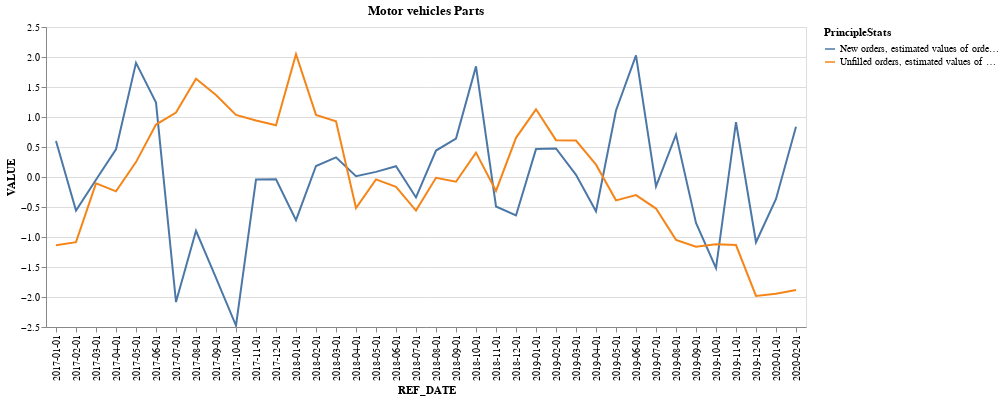

Write notebook code for a chart like this one.
### Code cell
df_good_transportation = df_sales[(df_sales['GoodType'] == 'Motor vehicle parts manufacturing [3363]') & ((df_sales['PrincipleStats'] == 'New orders, estimated values of orders received during month') | (df_sales['PrincipleStats'] == 'Unfilled orders, estimated values of orders at end of month'))]
for good in df_good_transportation['PrincipleStats'].unique():
    scaler = StandardScaler()
    df_good_transportation.loc[df_good_transportation['PrincipleStats'] == good, 'VALUE'] = scaler.fit_transform(df_good_transportation.loc[df_good_transportation['PrincipleStats'] == good, 'VALUE'].values.reshape(-1, 1))

chart1 = alt.Chart(df_good_transportation).mark_line().encode(
    x='REF_DATE',
    y='VALUE',
    color = 'PrincipleStats',
    
).properties(title = "Motor vehicles Parts").interactive()
chart1

### Figure 1 — Vega-Lite specification as saved in the notebook (floating-point values rounded to 4 significant figures)
{"config": {"view": {"continuousWidth": 300, "continuousHeight": 300}}, "data": {"name": "data-ca63c967893ff10513f3900d8d0d7598"}, "mark": {"type": "line"}, "encoding": {"color": {"field": "PrincipleStats", "type": "nominal"}, "x": {"field": "REF_DATE", "type": "nominal"}, "y": {"field": "VALUE", "type": "quantitative"}}, "params": [{"name": "param_2", "select": {"type": "interval", "encodings": ["x", "y"]}, "bind": "scales"}], "title": "Motor vehicles Parts", "$schema": "https://vega.github.io/schema/vega-lite/v5.20.1.json", "datasets": {"data-ca63c967893ff10513f3900d8d0d7598": [{"PrincipleStats": "New orders, estimated values of orders received during month", "GoodType": "Motor vehicle parts manufacturing [3363]", "REF_DATE": "2017-01-01", "VALUE": 0.5996}, {"PrincipleStats": "New orders, estimated values of orders received during month", "GoodType": "Motor vehicle parts manufacturing [3363]", "REF_DATE": "2017-02-01", "VALUE": -0.5592}, {"PrincipleStats": "New orders, estimated values of orders received during month", "GoodType": "Motor vehicle parts manufacturing [3363]", "REF_DATE": "2017-03-01", "VALUE": -0.04536}, {"PrincipleStats": "New orders, estimated values of orders received during month", "GoodType": "Motor vehicle parts manufacturing [3363]", "REF_DATE": "2017-04-01", "VALUE": 0.4617}, {"PrincipleStats": "New orders, estimated values of orders received during month", "GoodType": "Motor vehicle parts manufacturing [3363]", "REF_DATE": "2017-05-01", "VALUE": 1.903}, {"PrincipleStats": "New orders, estimated values of orders received during month", "GoodType": "Motor vehicle parts manufacturing [3363]", "REF_DATE": "2017-06-01", "VALUE": 1.239}, {"PrincipleStats": "New orders, estimated values of orders received during month", "GoodType": "Motor vehicle parts manufacturing [3363]", "REF_DATE": "2017-07-01", "VALUE": -2.084}, {"PrincipleStats": "New orders, estimated values of orders received during month", "GoodType": "Motor vehicle parts manufacturing [3363]", "REF_DATE": "2017-08-01", "VALUE": -0.896}, {"PrincipleStats": "New orders, estimated values of orders received during month", "GoodType": "Motor vehicle parts manufacturing [3363]", "REF_DATE": "2017-09-01", "VALUE": -1.682}, {"PrincipleStats": "New orders, estimated values of orders received during month", "GoodType": "Motor vehicle parts manufacturing [3363]", "REF_DATE": "2017-10-01", "VALUE": -2.475}, {"PrincipleStats": "New orders, estimated values of orders received during month", "GoodType": "Motor vehicle parts manufacturing [3363]", "REF_DATE": "2017-11-01", "VALUE": -0.04267}, {"PrincipleStats": "New orders, estimated values of orders received during month", "GoodType": "Motor vehicle parts manufacturing [3363]", "REF_DATE": "2017-12-01", "VALUE": -0.03856}, {"PrincipleStats": "New orders, estimated values of orders received during month", "GoodType": "Motor vehicle parts manufacturing [3363]", "REF_DATE": "2018-01-01", "VALUE": -0.7195}, {"PrincipleStats": "New orders, estimated values of orders received during month", "GoodType": "Motor vehicle parts manufacturing [3363]", "REF_DATE": "2018-02-01", "VALUE": 0.1831}, {"PrincipleStats": "New orders, estimated values of orders received during month", "GoodType": "Motor vehicle parts manufacturing [3363]", "REF_DATE": "2018-03-01", "VALUE": 0.3267}, {"PrincipleStats": "New orders, estimated values of orders received during month", "GoodType": "Motor vehicle parts manufacturing [3363]", "REF_DATE": "2018-04-01", "VALUE": 0.01194}, {"PrincipleStats": "New orders, estimated values of orders received during month", "GoodType": "Motor vehicle parts manufacturing [3363]", "REF_DATE": "2018-05-01", "VALUE": 0.08567}, {"PrincipleStats": "New orders, estimated values of orders received during month", "GoodType": "Motor vehicle parts manufacturing [3363]", "REF_DATE": "2018-06-01", "VALUE": 0.1804}, {"PrincipleStats": "New orders, estimated values of orders received during month", "GoodType": "Motor vehicle parts manufacturing [3363]", "REF_DATE": "2018-07-01", "VALUE": -0.3405}, {"PrincipleStats": "New orders, estimated values of orders received during month", "GoodType": "Motor vehicle parts manufacturing [3363]", "REF_DATE": "2018-08-01", "VALUE": 0.4412}, {"PrincipleStats": "New orders, estimated values of orders received during month", "GoodType": "Motor vehicle parts manufacturing [3363]", "REF_DATE": "2018-09-01", "VALUE": 0.641}, {"PrincipleStats": "New orders, estimated values of orders received during month", "GoodType": "Motor vehicle parts manufacturing [3363]", "REF_DATE": "2018-10-01", "VALUE": 1.844}, {"PrincipleStats": "New orders, estimated values of orders received during month", "GoodType": "Motor vehicle parts manufacturing [3363]", "REF_DATE": "2018-11-01", "VALUE": -0.4919}, {"PrincipleStats": "New orders, estimated values of orders received during month", "GoodType": "Motor vehicle parts manufacturing [3363]", "REF_DATE": "2018-12-01", "VALUE": -0.6411}, {"PrincipleStats": "New orders, estimated values of orders received during month", "GoodType": "Motor vehicle parts manufacturing [3363]", "REF_DATE": "2019-01-01", "VALUE": 0.465}, {"PrincipleStats": "New orders, estimated values of orders received during month", "GoodType": "Motor vehicle parts manufacturing [3363]", "REF_DATE": "2019-02-01", "VALUE": 0.475}, {"PrincipleStats": "New orders, estimated values of orders received during month", "GoodType": "Motor vehicle parts manufacturing [3363]", "REF_DATE": "2019-03-01", "VALUE": 0.03706}, {"PrincipleStats": "New orders, estimated values of orders received during month", "GoodType": "Motor vehicle parts manufacturing [3363]", "REF_DATE": "2019-04-01", "VALUE": -0.5711}, {"PrincipleStats": "New orders, estimated values of orders received during month", "GoodType": "Motor vehicle parts manufacturing [3363]", "REF_DATE": "2019-05-01", "VALUE": 1.108}, {"PrincipleStats": "New orders, estimated values of orders received during month", "GoodType": "Motor vehicle parts manufacturing [3363]", "REF_DATE": "2019-06-01", "VALUE": 2.026}, {"PrincipleStats": "New orders, estimated values of orders received during month", "GoodType": "Motor vehicle parts manufacturing [3363]", "REF_DATE": "2019-07-01", "VALUE": -0.1565}, {"PrincipleStats": "New orders, estimated values of orders received during month", "GoodType": "Motor vehicle parts manufacturing [3363]", "REF_DATE": "2019-08-01", "VALUE": 0.7068}, {"PrincipleStats": "New orders, estimated values of orders received during month", "GoodType": "Motor vehicle parts manufacturing [3363]", "REF_DATE": "2019-09-01", "VALUE": -0.767}, {"PrincipleStats": "New orders, estimated values of orders received during month", "GoodType": "Motor vehicle parts manufacturing [3363]", "REF_DATE": "2019-10-01", "VALUE": -1.519}, {"PrincipleStats": "New orders, estimated values of orders received during month", "GoodType": "Motor vehicle parts manufacturing [3363]", "REF_DATE": "2019-11-01", "VALUE": 0.913}, {"PrincipleStats": "New orders, estimated values of orders received during month", "GoodType": "Motor vehicle parts manufacturing [3363]", "REF_DATE": "2019-12-01", "VALUE": -1.088}, {"PrincipleStats": "New orders, estimated values of orders received during month", "GoodType": "Motor vehicle parts manufacturing [3363]", "REF_DATE": "2020-01-01", "VALUE": -0.3669}, {"PrincipleStats": "New orders, estimated values of orders received during month", "GoodType": "Motor vehicle parts manufacturing [3363]", "REF_DATE": "2020-02-01", "VALUE": 0.8367}, {"PrincipleStats": "Unfilled orders, estimated values of orders at end of month", "GoodType": "Motor vehicle parts manufacturing [3363]", "REF_DATE": "2017-01-01", "VALUE": -1.136}, {"PrincipleStats": "Unfilled orders, estimated values of orders at end of month", "GoodType": "Motor vehicle parts manufacturing [3363]", "REF_DATE": "2017-02-01", "VALUE": -1.086}, {"PrincipleStats": "Unfilled orders, estimated values of orders at end of month", "GoodType": "Motor vehicle parts manufacturing [3363]", "REF_DATE": "2017-03-01", "VALUE": -0.1066}, {"PrincipleStats": "Unfilled orders, estimated values of orders at end of month", "GoodType": "Motor vehicle parts manufacturing [3363]", "REF_DATE": "2017-04-01", "VALUE": -0.2396}, {"PrincipleStats": "Unfilled orders, estimated values of orders at end of month", "GoodType": "Motor vehicle parts manufacturing [3363]", "REF_DATE": "2017-05-01", "VALUE": 0.2484}, {"PrincipleStats": "Unfilled orders, estimated values of orders at end of month", "GoodType": "Motor vehicle parts manufacturing [3363]", "REF_DATE": "2017-06-01", "VALUE": 0.8744}, {"PrincipleStats": "Unfilled orders, estimated values of orders at end of month", "GoodType": "Motor vehicle parts manufacturing [3363]", "REF_DATE": "2017-07-01", "VALUE": 1.073}, {"PrincipleStats": "Unfilled orders, estimated values of orders at end of month", "GoodType": "Motor vehicle parts manufacturing [3363]", "REF_DATE": "2017-08-01", "VALUE": 1.639}, {"PrincipleStats": "Unfilled orders, estimated values of orders at end of month", "GoodType": "Motor vehicle parts manufacturing [3363]", "REF_DATE": "2017-09-01", "VALUE": 1.367}, {"PrincipleStats": "Unfilled orders, estimated values of orders at end of month", "GoodType": "Motor vehicle parts manufacturing [3363]", "REF_DATE": "2017-10-01", "VALUE": 1.034}, {"PrincipleStats": "Unfilled orders, estimated values of orders at end of month", "GoodType": "Motor vehicle parts manufacturing [3363]", "REF_DATE": "2017-11-01", "VALUE": 0.941}, {"PrincipleStats": "Unfilled orders, estimated values of orders at end of month", "GoodType": "Motor vehicle parts manufacturing [3363]", "REF_DATE": "2017-12-01", "VALUE": 0.8635}, {"PrincipleStats": "Unfilled orders, estimated values of orders at end of month", "GoodType": "Motor vehicle parts manufacturing [3363]", "REF_DATE": "2018-01-01", "VALUE": 2.048}, {"PrincipleStats": "Unfilled orders, estimated values of orders at end of month", "GoodType": "Motor vehicle parts manufacturing [3363]", "REF_DATE": "2018-02-01", "VALUE": 1.034}, {"PrincipleStats": "Unfilled orders, estimated values of orders at end of month", "GoodType": "Motor vehicle parts manufacturing [3363]", "REF_DATE": "2018-03-01", "VALUE": 0.9288}, {"PrincipleStats": "Unfilled orders, estimated values of orders at end of month", "GoodType": "Motor vehicle parts manufacturing [3363]", "REF_DATE": "2018-04-01", "VALUE": -0.5176}, {"PrincipleStats": "Unfilled orders, estimated values of orders at end of month", "GoodType": "Motor vehicle parts manufacturing [3363]", "REF_DATE": "2018-05-01", "VALUE": -0.04002}, {"PrincipleStats": "Unfilled orders, estimated values of orders at end of month", "GoodType": "Motor vehicle parts manufacturing [3363]", "REF_DATE": "2018-06-01", "VALUE": -0.164}, {"PrincipleStats": "Unfilled orders, estimated values of orders at end of month", "GoodType": "Motor vehicle parts manufacturing [3363]", "REF_DATE": "2018-07-01", "VALUE": -0.5594}, {"PrincipleStats": "Unfilled orders, estimated values of orders at end of month", "GoodType": "Motor vehicle parts manufacturing [3363]", "REF_DATE": "2018-08-01", "VALUE": -0.01293}, {"PrincipleStats": "Unfilled orders, estimated values of orders at end of month", "GoodType": "Motor vehicle parts manufacturing [3363]", "REF_DATE": "2018-09-01", "VALUE": -0.07939}, {"PrincipleStats": "Unfilled orders, estimated values of orders at end of month", "GoodType": "Motor vehicle parts manufacturing [3363]", "REF_DATE": "2018-10-01", "VALUE": 0.4066}, {"PrincipleStats": "Unfilled orders, estimated values of orders at end of month", "GoodType": "Motor vehicle parts manufacturing [3363]", "REF_DATE": "2018-11-01", "VALUE": -0.2328}, {"PrincipleStats": "Unfilled orders, estimated values of orders at end of month", "GoodType": "Motor vehicle parts manufacturing [3363]", "REF_DATE": "2018-12-01", "VALUE": 0.6527}, {"PrincipleStats": "Unfilled orders, estimated values of orders at end of month", "GoodType": "Motor vehicle parts manufacturing [3363]", "REF_DATE": "2019-01-01", "VALUE": 1.128}, {"PrincipleStats": "Unfilled orders, estimated values of orders at end of month", "GoodType": "Motor vehicle parts manufacturing [3363]", "REF_DATE": "2019-02-01", "VALUE": 0.6139}, {"PrincipleStats": "Unfilled orders, estimated values of orders at end of month", "GoodType": "Motor vehicle parts manufacturing [3363]", "REF_DATE": "2019-03-01", "VALUE": 0.608}, {"PrincipleStats": "Unfilled orders, estimated values of orders at end of month", "GoodType": "Motor vehicle parts manufacturing [3363]", "REF_DATE": "2019-04-01", "VALUE": 0.2052}, {"PrincipleStats": "Unfilled orders, estimated values of orders at end of month", "GoodType": "Motor vehicle parts manufacturing [3363]", "REF_DATE": "2019-05-01", "VALUE": -0.3892}, {"PrincipleStats": "Unfilled orders, estimated values of orders at end of month", "GoodType": "Motor vehicle parts manufacturing [3363]", "REF_DATE": "2019-06-01", "VALUE": -0.3015}, {"PrincipleStats": "Unfilled orders, estimated values of orders at end of month", "GoodType": "Motor vehicle parts manufacturing [3363]", "REF_DATE": "2019-07-01", "VALUE": -0.5263}, {"PrincipleStats": "Unfilled orders, estimated values of orders at end of month", "GoodType": "Motor vehicle parts manufacturing [3363]", "REF_DATE": "2019-08-01", "VALUE": -1.048}, {"PrincipleStats": "Unfilled orders, estimated values of orders at end of month", "GoodType": "Motor vehicle parts manufacturing [3363]", "REF_DATE": "2019-09-01", "VALUE": -1.162}, {"PrincipleStats": "Unfilled orders, estimated values of orders at end of month", "GoodType": "Motor vehicle parts manufacturing [3363]", "REF_DATE": "2019-10-01", "VALUE": -1.12}, {"PrincipleStats": "Unfilled orders, estimated values of orders at end of month", "GoodType": "Motor vehicle parts manufacturing [3363]", "REF_DATE": "2019-11-01", "VALUE": -1.134}, {"PrincipleStats": "Unfilled orders, estimated values of orders at end of month", "GoodType": "Motor vehicle parts manufacturing [3363]", "REF_DATE": "2019-12-01", "VALUE": -1.983}, {"PrincipleStats": "Unfilled orders, estimated values of orders at end of month", "GoodType": "Motor vehicle parts manufacturing [3363]", "REF_DATE": "2020-01-01", "VALUE": -1.947}, {"PrincipleStats": "Unfilled orders, estimated values of orders at end of month", "GoodType": "Motor vehicle parts manufacturing [3363]", "REF_DATE": "2020-02-01", "VALUE": -1.883}]}}
